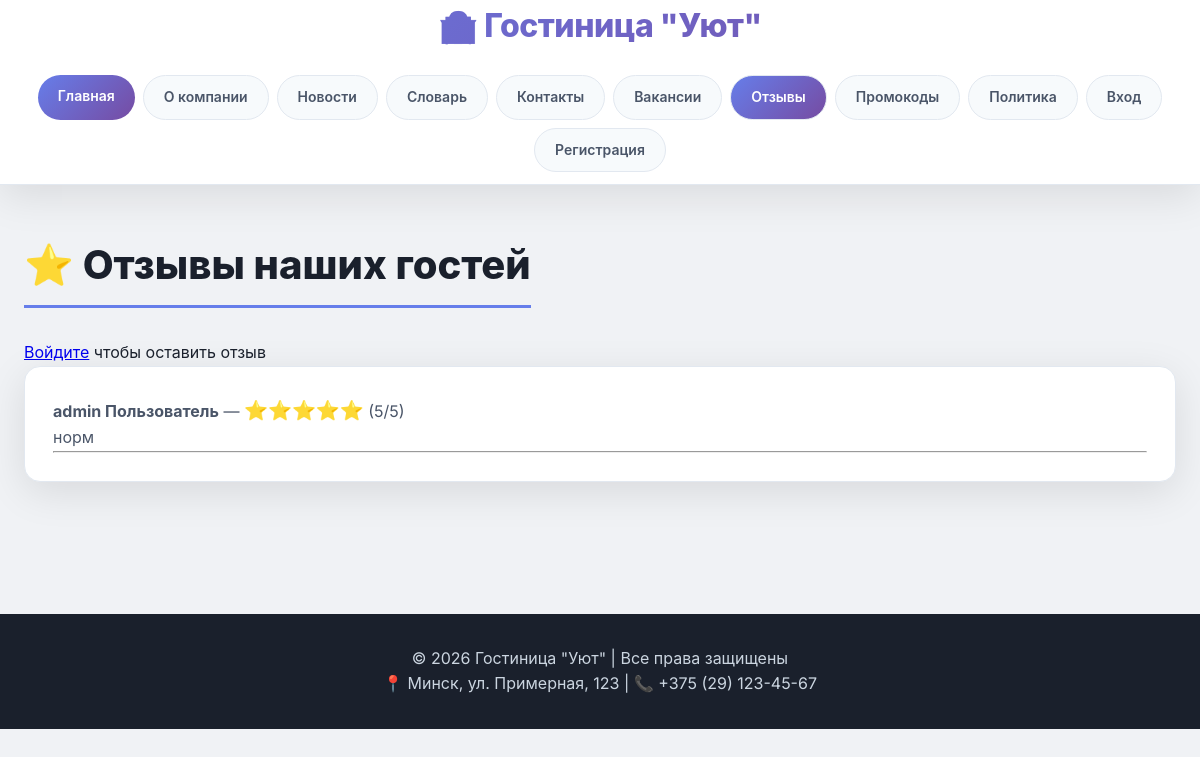
The app's page /reviews/ with its own data.
### hotel/models.py (models this page shows, shortened)
class Review(models.Model):
    client = models.ForeignKey(Client, on_delete=models.CASCADE, related_name='reviews')
    rating = models.IntegerField(choices=[(i, i) for i in range(1, 6)])
    text = models.TextField()
    created_at = models.DateTimeField(auto_now_add=True)
    class Meta:
        verbose_name = 'Отзыв'
        verbose_name_plural = 'Отзывы'

class Client(models.Model):
    user = models.OneToOneField(User, on_delete=models.CASCADE, null=True, blank=True)
    first_name = models.CharField(max_length=50, default='')
    last_name = models.CharField(max_length=50, default='')
    patronymic = models.CharField(max_length=50, blank=True)
    birth_date = models.DateField(validators=[validate_age], null=True, blank=True)
    phone = models.CharField(max_length=20, validators=[validate_phone], default='+375 (29) 000-00-00')
    email = models.EmailField(default='')
    has_child = models.BooleanField(default=False)
    created_at = models.DateTimeField(auto_now_add=True)
    updated_at = models.DateTimeField(auto_now=True)
    class Meta:
        verbose_name = 'Клиент'
        verbose_name_plural = 'Клиенты'

### hotel/views.py (the view)
# urls.py: path('reviews/', views.reviews, name='reviews'),
def reviews(request):
    reviews_list = Review.objects.all()
    return render(request, 'hotel/reviews.html', {'reviews_list': reviews_list})

### hotel/templates/hotel/reviews.html (shortened to what this page needs)
{% extends 'hotel/base.html' %}
{% block content %}
<h2>⭐ Отзывы наших гостей</h2>
{% if user.is_authenticated %}
    <a href="/review/create/" class="btn" style="background:#27ae60; margin-bottom:20px; display:inline-block;">✍️ Добавить отзыв</a>
{% else %}
    <p><a href="/login/">Войдите</a> чтобы оставить отзыв</p>
{% endif %}
{% for review in reviews_list %}
    <div class="review-item">
        <p><strong>{{ review.client.last_name }} {{ review.client.first_name }}</strong> —
        <span class="rating">{% for i in "12345"|slice:review.rating %}⭐{% endfor %}</span> ({{ review.rating }}/5)</p>
        <p>{{ review.text }}</p>
        <hr>
    </div>
{% empty %}
    <p>Отзывов пока нет. Будьте первыми!</p>
{% endfor %}
{% endblock %}

### hotel/static/hotel/css/style.css (style rules this page uses)
:root { --primary: #667eea; --primary-dark: #5a67d8; --secondary: #f56565; --dark: #2d3748; --light: #f7fafc; --gray: #718096; --success: #48bb78; --warning: #ed8936; --gradient: linear-gradient(135deg, #667eea 0%, #764ba2 100%); --shadow: 0 10px 40px rgba(0,0,0,0.1); --shadow-hover: 0 20px 60px rgba(0,0,0,0.15); --border-radius: 16px; --transition: all 0.3s ease; }
* { margin: 0; padding: 0; box-sizing: border-box; }
body { font-family: 'Inter', -apple-system, BlinkMacSystemFont, 'Segoe UI', Roboto, sans-serif; background: #f0f2f5; color: #1a202c; line-height: 1.6; min-height: 100vh; }
.news-item, .term-item, .vacancy-item, .review-item, .promo-item, .booking-item, .employee-card { background: white; padding: 28px; margin-bottom: 24px; border-radius: var(--border-radius); box-shadow: var(--shadow); transition: var(--transition); border: 1px solid #e2e8f0; color: #1a202c; }
.news-item h3, .term-item strong, .vacancy-item h3, .review-item p, .promo-item h3, .booking-item p, .employee-card h3 { color: #2d3748; }
.news-item p, .term-item p, .vacancy-item p, .review-item p, .promo-item p, .booking-item p, .employee-card p { color: #4a5568; }
main h2 { font-size: 2.5rem; font-weight: 800; margin-bottom: 32px; color: #1a202c; border-bottom: 3px solid var(--primary); display: inline-block; padding-bottom: 8px; }
.rating { color: #fbbf24; font-size: 1.2rem; }
.news-item, .term-item, .vacancy-item, .review-item, .promo-item, .booking-item, .employee-card { animation: fadeIn 0.5s ease-out; }

### records on screen
Review: client.last_name "admin", client.first_name "Пользователь", rating "5", text "норм"
